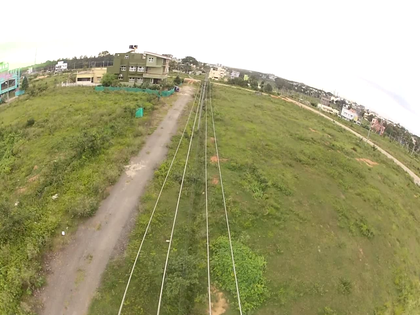
%> input picture if69d-processamento-digital-de-sinais/projeto-final/final-project/assets/img_014.png, 420 x 315 px, shrunk from 1280 x 960 before the run
$ octave main.m   (GNU Octave 9; MATLAB toolbox functions it lacks are replaced by stand-ins)
%> lines starting %> are read from the running program, lines starting %| are printed output that depends on the picture; in (x1, y1, x2, y2) boxes, pixels count from 0 and x2, y2 are one past the last pixel; in counts of white or black regions, pixels touching at a corner belong together; the program's own positions count from 1
### if69d-processamento-digital-de-sinais/projeto-final/final-project/majorityErosion.m
function result = majorityErosion(bw, kernelSize)

bw = logical(bw);

[h, w] = size(bw);

result = zeros(h, w);
for row = 1:(h-kernelSize-1)
    for col = 1:(w-kernelSize-1)
        block = bw(row:row+(kernelSize-1), col:col+(kernelSize-1));
        sumb = sum(block(:));
        if(sumb <= kernelSize && sumb > 0)
            result(row, col) = 1;
        end
    end
end

### if69d-processamento-digital-de-sinais/projeto-final/final-project/main.m
clear; clc
g = imread('assets/img_014.png');
%> g is the input picture: size 315x420x3 uint8; mean R, G, B 165.5, 163.6, 123.9
g = mat2gray(rgb2gray(g));
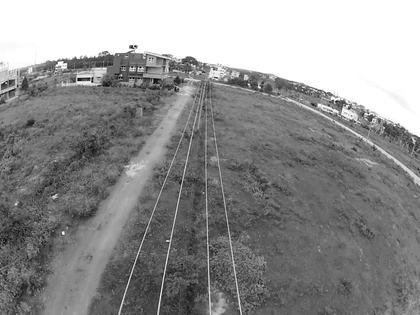
%> g: size 315x420 double; min 0, max 1, mean 0.568
subplot(2,2,1); imshow(g);

t = adaptthresh(g, 'NeighborhoodSize', 3, 'Statistic', 'gaussian', 'ForegroundPolarity', 'bright');
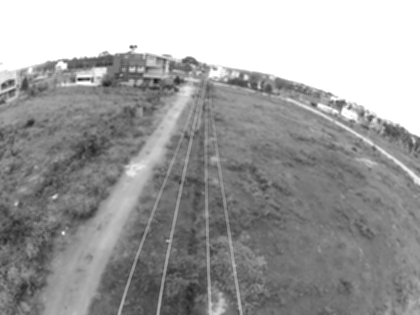
%> t: size 315x420 double; min 0.0888, max 1, mean 0.618
subplot(2,2,2), imshow(t);
 gbw = imbinarize(g, t);
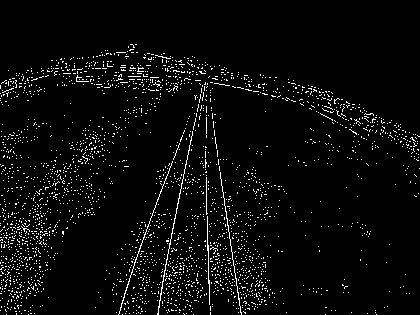
%> gbw: size 315x420 logical; 4.2% white in thin lines or dots, all inside (x1, y1, x2, y2) = (0, 44, 420, 315)
 subplot(2,2,3), imshow(gbw);

%imshow(gbw)
gero = majorityErosion(gbw, 1);
%> after the loop in majorityErosion, `for row = 1:(h-kernelSize-1)`: result: size 315x420 double; values 0 (black) and 1 (white), 4.2% white in thin lines or dots, all inside (x1, y1, x2, y2) = (0, 44, 418, 313)
% imshow(gero)
 subplot(2,2,4), imshow(mat2gray(gero));

$ run again, with if69d-processamento-digital-de-sinais/projeto-final/final-project/assets/img_001.png copied over if69d-processamento-digital-de-sinais/projeto-final/final-project/assets/img_014.png
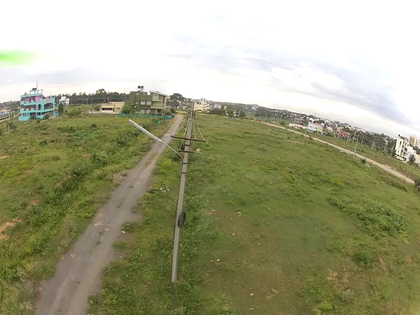
%> input picture if69d-processamento-digital-de-sinais/projeto-final/final-project/assets/img_001.png, 420 x 315 px, shrunk from 1280 x 960 before the run
%> g is the input picture: size 315x420x3 uint8; mean R, G, B 160.6, 161, 130.1
%> g: size 315x420 double
%> `t = adaptthresh(g, 'NeighborhoodSize', 3, 'Statistic', 'gaussian', 'Fo..`:
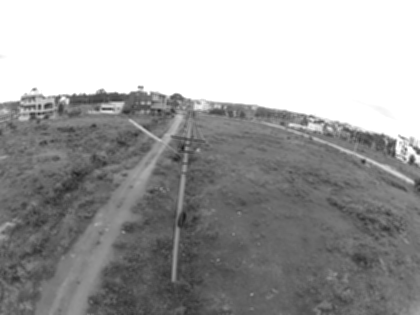
%> t: size 315x420 double; min 0.103, max 1, mean 0.62
%> `gbw = imbinarize(g, t);`:
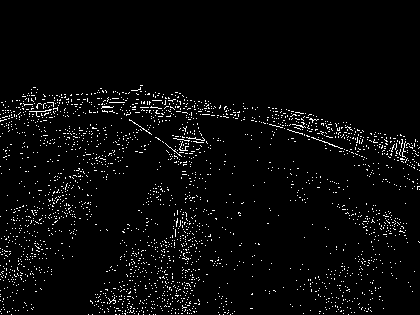
%> gbw: size 315x420 logical; 3.4% white in thin lines or dots, all inside (x1, y1, x2, y2) = (0, 85, 420, 315)

$ run again, with if69d-processamento-digital-de-sinais/projeto-final/final-project/assets/img_002.png copied over if69d-processamento-digital-de-sinais/projeto-final/final-project/assets/img_014.png
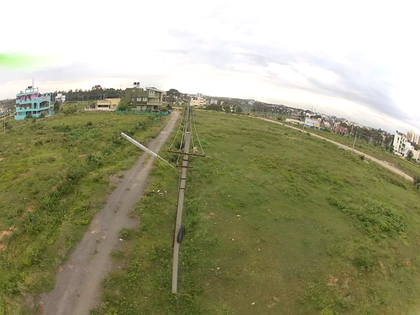
%> input picture if69d-processamento-digital-de-sinais/projeto-final/final-project/assets/img_002.png, 420 x 315 px, shrunk from 1280 x 960 before the run
%> g is the input picture: size 315x420x3 uint8; mean R, G, B 157.5, 157.1, 125.6
%> g: size 315x420 double
%> `t = adaptthresh(g, 'NeighborhoodSize', 3, 'Statistic', 'gaussian', 'Fo..`:
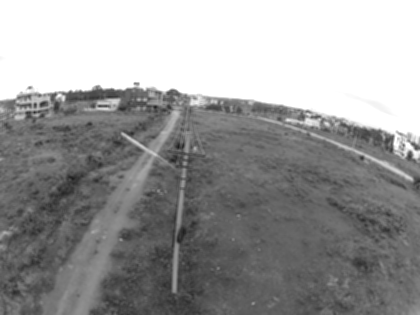
%> t: size 315x420 double; min 0.112, max 1, mean 0.603
%> `gbw = imbinarize(g, t);`:
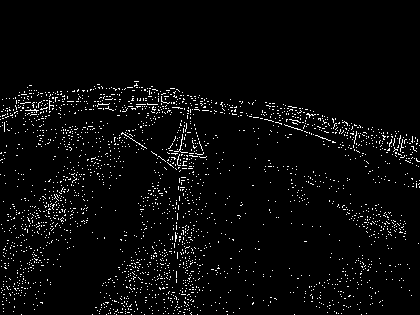
%> gbw: size 315x420 logical; 3.4% white in thin lines or dots, all inside (x1, y1, x2, y2) = (0, 81, 420, 315)

$ run again, with if69d-processamento-digital-de-sinais/projeto-final/final-project/assets/img_003.png copied over if69d-processamento-digital-de-sinais/projeto-final/final-project/assets/img_014.png
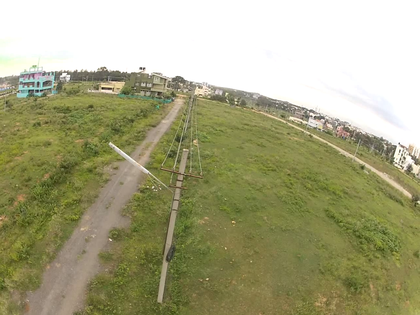
%> input picture if69d-processamento-digital-de-sinais/projeto-final/final-project/assets/img_003.png, 420 x 315 px, shrunk from 1280 x 960 before the run
%> g is the input picture: size 315x420x3 uint8; mean R, G, B 167, 165.9, 130.2
%> g: size 315x420 double
%> `t = adaptthresh(g, 'NeighborhoodSize', 3, 'Statistic', 'gaussian', 'Fo..`:
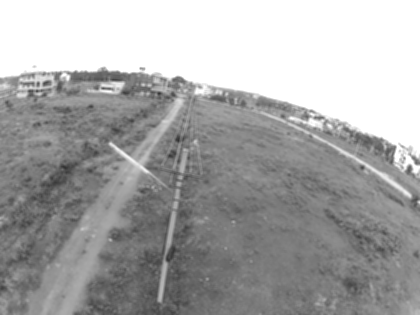
%> t: size 315x420 double; min 0.191, max 1, mean 0.658
%> `gbw = imbinarize(g, t);`:
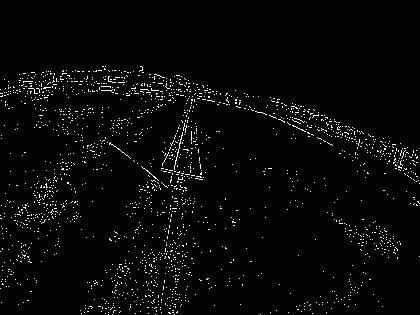
%> gbw: size 315x420 logical; 2.5% white in thin lines or dots, all inside (x1, y1, x2, y2) = (0, 66, 420, 315)
